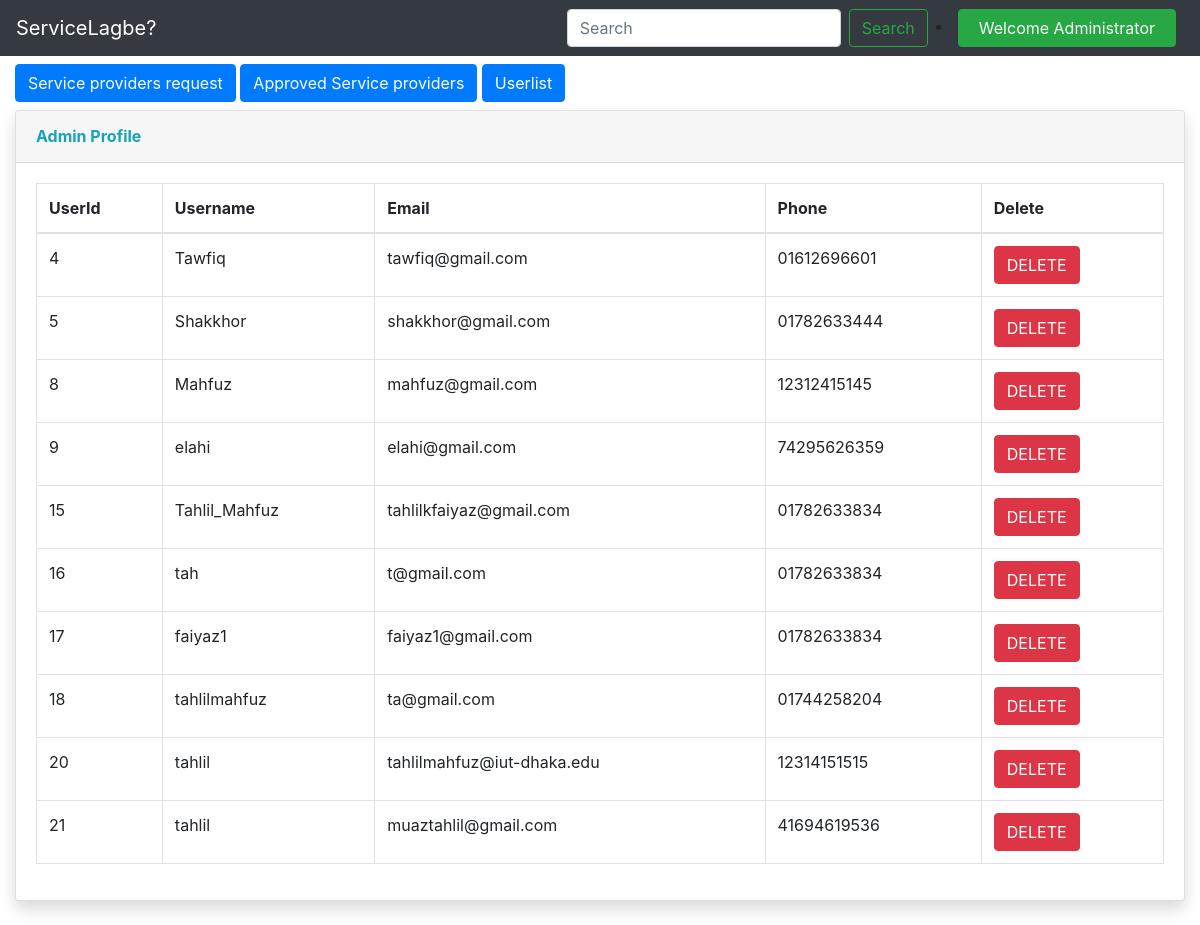
Page /servicelagbe/adminloginsystem/adminuserlist.php on the committed database.
### tables this page shows
CREATE TABLE `users` (
  `id` int(11) NOT NULL,
  `username` varchar(50) NOT NULL,
  `email` varchar(50) NOT NULL,
  `phone` varchar(20) NOT NULL,
  `password` varchar(255) NOT NULL,
  `dt` datetime NOT NULL DEFAULT current_timestamp(),
  `token` varchar(255) DEFAULT NULL
);

### servicelagbe/adminloginsystem/adminuserlist.php (the view, shortened to what this page needs)
<!doctype html>
<html lang="en">
<head>
    <link rel="stylesheet" href="https://cdn.jsdelivr.net/npm/bootstrap@4.4.1/dist/css/bootstrap.min.css"
>
</head>
<body>
    <?php
    echo'
    <nav class="navbar sticky-top navbar-expand-lg navbar-dark bg-dark">
            <a class="navbar-brand" href="#">ServiceLagbe?</a>
            <button class="navbar-toggler" type="button" data-toggle="collapse" data-target="#navbarSupportedContent"
                aria-controls="navbarSupportedContent" aria-expanded="false" aria-label="Toggle navigation">
                <span class="navbar-toggler-icon"></span>
            </button>
            <div class="collapse navbar-collapse" id="navbarSupportedContent">
                <ul class="navbar-nav mr-auto">
                </ul>
                <form class="form-inline my-2 my-lg-0">
                    <input class="form-control mr-sm-2" type="search" placeholder="Search" aria-label="Search">
                    <button class="btn btn-outline-success my-2 my-sm-0" type="submit">Search</button>
                </form>
                <div class="mx-2">
                <li class="nav-item dropdown">
                <a class="btn btn-success" href="#" id="navbarDropdown" role="button"
                    data-toggle="dropdown" aria-haspopup="true" aria-expanded="false">
                    <p class="text-light my-0 mx-2">Welcome Administrator '. $_SESSION['username']. ' </p>
                </a>
                <div class="dropdown-menu" aria-labelledby="navbarDropdown">
                    <a class="dropdown-item" href="#">Profile</a>
                    <div class="dropdown-divider"></div>
                    <a class="dropdown-item" href="/servicelagbe/loginsystem/logout.php">LogOut</a>
                </div>
            </li>
            </div>
        </nav>
    '
    ?>
    <div class="container-fluid my-2">
        <div>
            <a href="/servicelagbe/adminloginsystem/postadminlogin.php"  class="btn btn-primary">Service providers request</a>
            <a href="/servicelagbe/adminloginsystem/approvedserviceproviders.php"  class="btn btn-primary">Approved Service providers</a>
            <a href="/servicelagbe/adminloginsystem/adminuserlist.php" class="btn btn-primary">Userlist</a>
        </div>
        <div class="card shadow mb-4 my-2">
            <div class="card-header py-3">
                <h6 class="m-0 font-weight-bold text-info">Admin Profile</h6>
            </div>
            <div class="card-body">
                <div class="table-responsive">
                    <?php
                    include 'partials/_admindbconnect.php';
                    $sql = "Select * from users";
                     $query_run =  mysqli_query($conn, $sql);
                    ?>
                    <table class="table table-bordered" id="dataTable" width="100%" cellspacing="0">
                        <thead>
                            <tr>
                                <th> UserId </th>
                                <th> Username </th>
                                <th>Email </th>
                                <th>Phone</th>
                                <th>Delete</th>
                            </tr>
                        </thead>
                        <tbody>
                            <?php
                    if(mysqli_num_rows($query_run) > 0)
                    {
                        while($row = mysqli_fetch_assoc($query_run))
                        {
                    ?>
                            <tr>
                                <td><?php  echo $row['id']; ?></td>
                                <td><?php  echo $row['username']; ?></td>
                                <td><?php  echo $row['email']; ?></td>
                                <td><?php  echo $row['phone']; ?></td>
                                <td>
                                    <form action="adminuserlist.php" method="post">
                                        <button type="submit" name="delete_btn" class="btn btn-danger"> DELETE</button>
                                    </form>
                                </td>
                            </tr>
                            <?php
                        }
                    }
                    else {
                        echo "No Record Found";
                    }
                    ?>
                        </tbody>
                    </table>
                </div>
            </div>
        </div>
    </div>
</body>
</html>

### rows in the picture
users: id "4", username "Tawfiq", email "tawfiq@gmail.com", phone "01612696601"
users: id "5", username "Shakkhor", email "shakkhor@gmail.com", phone "01782633444"
users: id "8", username "Mahfuz", email "mahfuz@gmail.com", phone "12312415145"
users: id "9", username "elahi", email "elahi@gmail.com", phone "74295626359"
users: id "15", username "Tahlil_Mahfuz", email "tahlilkfaiyaz@gmail.com", phone "01782633834"
users: id "16", username "tah", email "t@gmail.com", phone "01782633834"
users: id "17", username "faiyaz1", email "faiyaz1@gmail.com", phone "01782633834"
users: id "18", username "tahlilmahfuz", email "ta@gmail.com", phone "01744258204"
users: id "20", username "tahlil", email "tahlilmahfuz@iut-dhaka.edu", phone "12314151515"
users: id "21", username "tahlil", email "muaztahlil@gmail.com", phone "41694619536"
